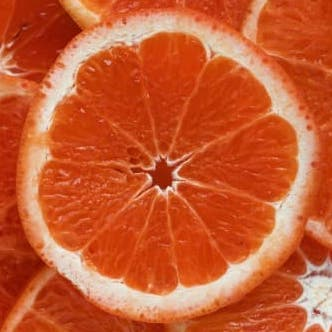
#> input picture image/test1.jpg, 332 x 332 px, found by its file name
$ python cv_14.py   (older library calls are emulated)
#> lines starting #> are read from the running program, lines starting #| are printed output that depends on the picture
# find 엣지 use img gradient
# openCV Gradient filter (Sobel, Scharr, Laplacian)

# sobel and sharr Derivatives

import numpy as np
import cv2
import matplotlib.pyplot as plt

def grad():
    img = cv2.imread('openCV/startOpenCV/image/test1.jpg', cv2.IMREAD_GRAYSCALE)
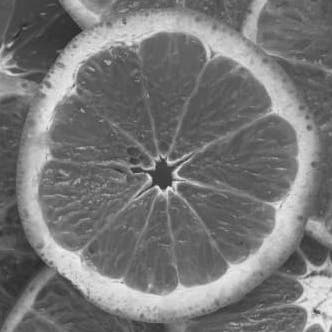
#> img: shape (332, 332); min 36, max 246, mean 118.9

    laplacian = cv2.Laplacian(img, cv2.CV_64F)
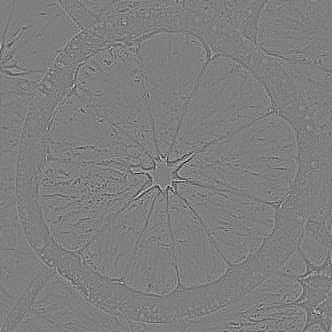
#> laplacian: shape (332, 332) float64; min -187, max 188, mean 0; drawn with min black and max white

    # cv2.Sobel(src(원본이미지), ddepth(이미지 데이터타입), dx(x방향 미분차수), dy(y방향 미분차수), Sobel 커널 크기)
    sobelx = cv2.Sobel(img, cv2.CV_64F, 1, 0)
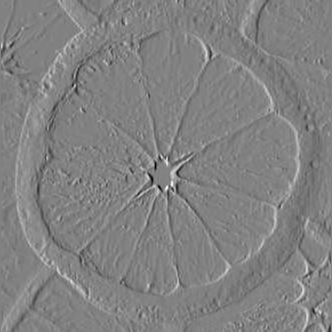
#> sobelx: shape (332, 332) float64; min -502, max 484, mean 0.6; drawn with min black and max white
    sobely = cv2.Sobel(img, cv2.CV_64F, 0, 1)
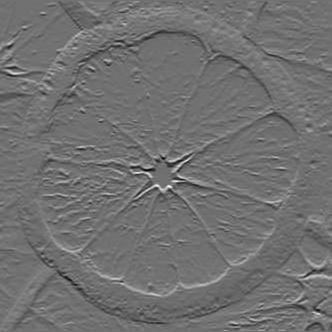
#> sobely: shape (332, 332) float64; min -446, max 559, mean -0.1; drawn with min black and max white

    plt.subplot(2, 2, 1), plt.imshow(img, cmap='gray')
    plt.title('original'), plt.xticks([]), plt.yticks([])

    plt.subplot(2, 2, 2), plt.imshow(laplacian, cmap='gray')
    plt.title('laplacian'), plt.xticks([]), plt.yticks([])

    plt.subplot(2, 2, 3), plt.imshow(sobelx, cmap='gray')
    plt.title('sobel x'), plt.xticks([]), plt.yticks([])

    plt.subplot(2, 2, 4), plt.imshow(sobely, cmap='gray')
    plt.title('sobel y'), plt.xticks([]), plt.yticks([])

    plt.show()

grad()

$ run again, with image/test4.jpg copied over image/test1.jpg
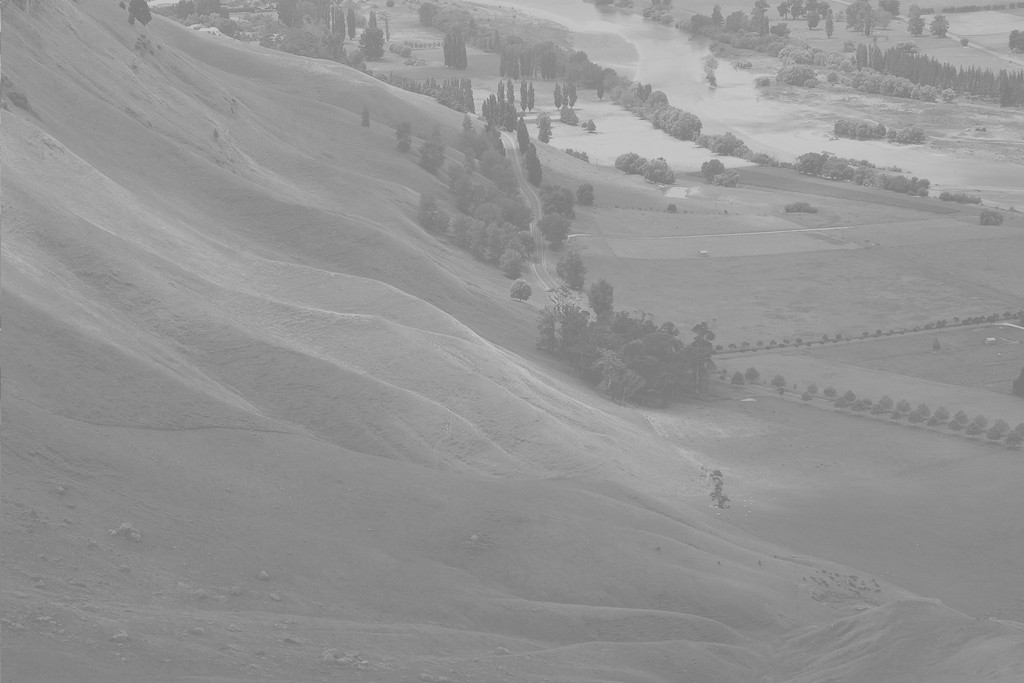
#> input picture image/test4.jpg, 1024 x 683 px, found by its file name
#> in grad, img is the input picture: shape (683, 1024); min 114, max 208, mean 148
#> in grad, `sobely = cv2.Sobel(img, cv2.CV_64F, 0, 1)`:
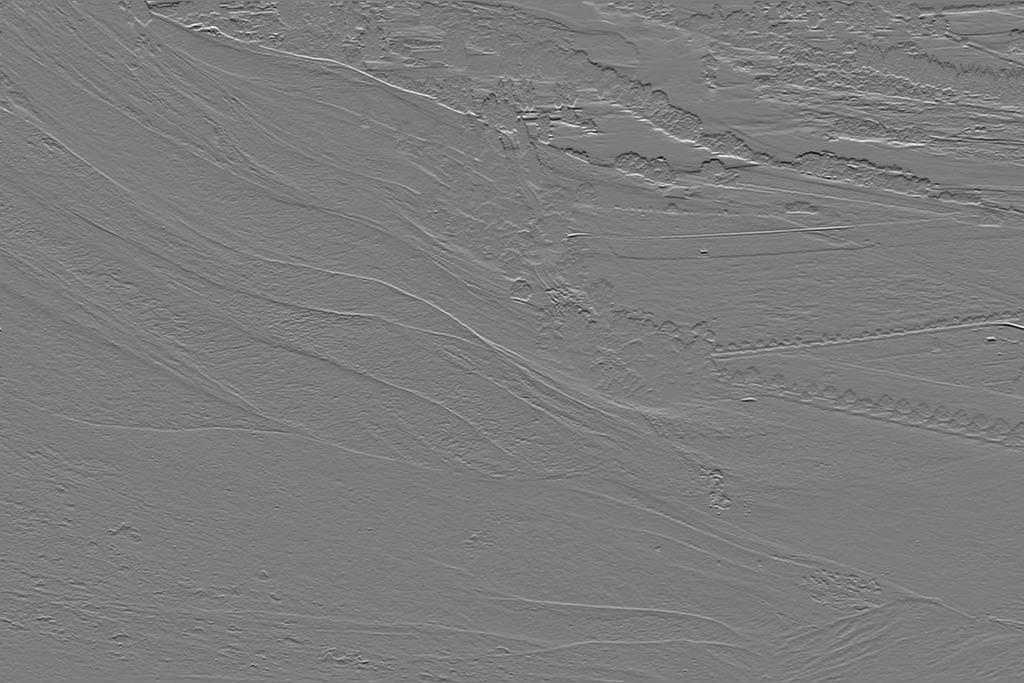
#> sobely: shape (683, 1024) float64; min -259, max 271, mean -0.3; drawn with min black and max white
#> in grad, `plt.show()`:
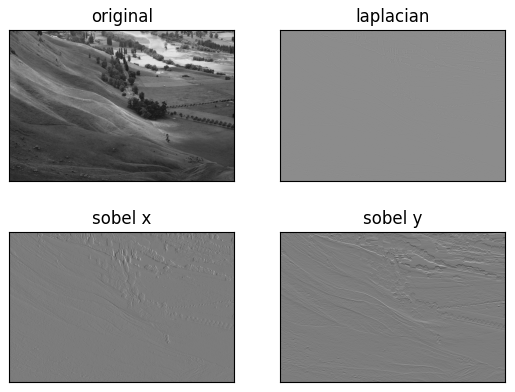
#> figure drawn by matplotlib, 4 panels
